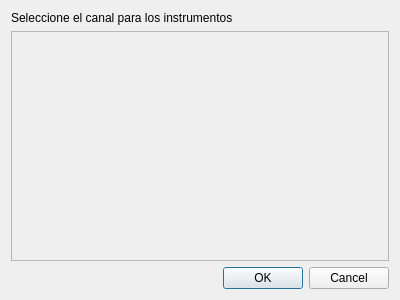
<?xml version="1.0" encoding="UTF-8"?>
<ui version="4.0">
 <class>SeleccionCanalDialog</class>
 <widget class="QDialog" name="SeleccionCanalDialog">
  <property name="geometry">
   <rect>
    <x>0</x>
    <y>0</y>
    <width>400</width>
    <height>300</height>
   </rect>
  </property>
  <property name="windowTitle">
   <string>Dialog</string>
  </property>
  <layout class="QVBoxLayout" name="verticalLayout">
   <item>
    <widget class="QLabel" name="label">
     <property name="text">
      <string>Seleccione el canal para los instrumentos</string>
     </property>
    </widget>
   </item>
   <item>
    <widget class="QScrollArea" name="scrollArea">
     <property name="widgetResizable">
      <bool>true</bool>
     </property>
     <widget class="QWidget" name="scrollAreaWidgetContents">
      <property name="geometry">
       <rect>
        <x>0</x>
        <y>0</y>
        <width>380</width>
        <height>226</height>
       </rect>
      </property>
      <layout class="QVBoxLayout" name="verticalLayout_2"/>
     </widget>
    </widget>
   </item>
   <item>
    <widget class="QDialogButtonBox" name="buttonBox">
     <property name="orientation">
      <enum>Qt::Horizontal</enum>
     </property>
     <property name="standardButtons">
      <set>QDialogButtonBox::Cancel|QDialogButtonBox::Ok</set>
     </property>
    </widget>
   </item>
  </layout>
 </widget>
 <resources/>
 <connections>
  <connection>
   <sender>buttonBox</sender>
   <signal>accepted()</signal>
   <receiver>SeleccionCanalDialog</receiver>
   <slot>accept()</slot>
   <hints>
    <hint type="sourcelabel">
     <x>248</x>
     <y>254</y>
    </hint>
    <hint type="destinationlabel">
     <x>157</x>
     <y>274</y>
    </hint>
   </hints>
  </connection>
  <connection>
   <sender>buttonBox</sender>
   <signal>rejected()</signal>
   <receiver>SeleccionCanalDialog</receiver>
   <slot>reject()</slot>
   <hints>
    <hint type="sourcelabel">
     <x>316</x>
     <y>260</y>
    </hint>
    <hint type="destinationlabel">
     <x>286</x>
     <y>274</y>
    </hint>
   </hints>
  </connection>
 </connections>
</ui>
